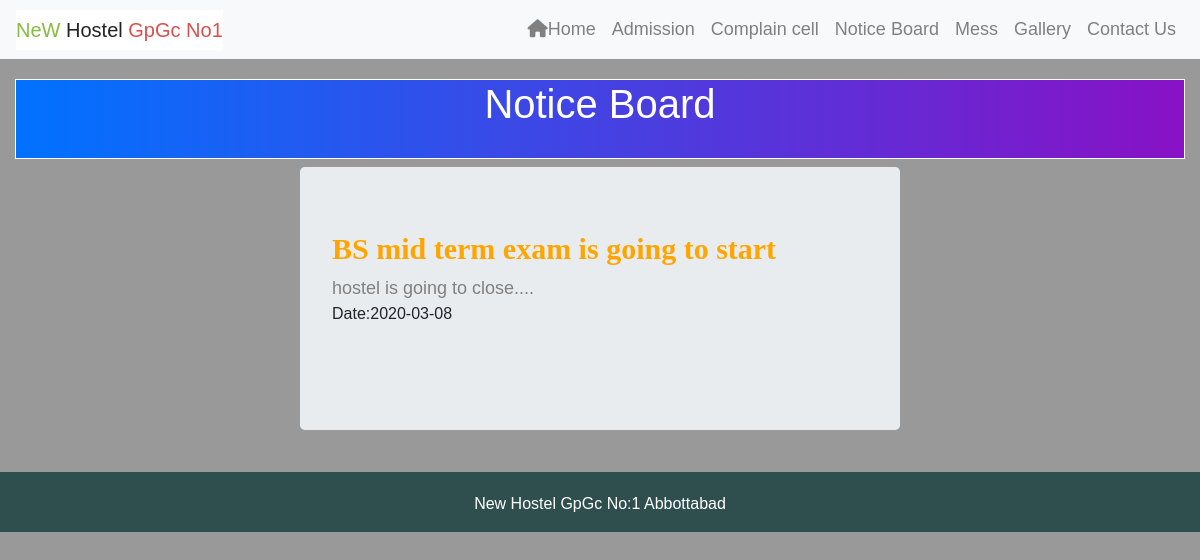
Page /news.php on the committed database.
### tables this page shows
CREATE TABLE `notice` (
  `id` int(20) NOT NULL,
  `title` varchar(50) NOT NULL,
  `Description` varchar(500) NOT NULL,
  `notice_date` varchar(10) NOT NULL,
  `actual_notice` text NOT NULL
);

### news.php (the view, shortened to what this page needs)
<!DOCTYPE html>
<html>
<head>
<link rel="stylesheet" href="https://maxcdn.bootstrapcdn.com/bootstrap/4.4.1/css/bootstrap.min.css">
<link rel="stylesheet" href="https://cdnjs.cloudflare.com/ajax/libs/font-awesome/4.7.0/css/font-awesome.min.css">
<link rel="stylesheet" type="text/css" href="css/style_new1.css">
</head>
<body>
<nav class="navbar navbar-expand-md navbar-dark bg-light sticky-top">
  <a class="navbar-brand bg-white" href="index.php" class="animated infinite slideInDown delay-2s">
    <span style='color:#86bc42'>NeW</span>
    <span style='color:#222222'>Hostel</span>
    <span style='color:#D9504E'> GpGc No1</span> </a>
  <div class="collapse navbar-collapse" id="collapsibleNavbar">
    <ul class="navbar-nav ml-auto text-center">
      <li class="nav-item">
        <a id="a1" class="nav-link" href="index.php"><i class="fa fa-home"></i>Home</a>
      </li>
      <li class="nav-item">
        <a id="a1" class="nav-link" href="admission.php">Admission</a>
      </li>
      <li class="nav-item">
        <a id="a1" class="nav-link" href="complain_login.php">Complain cell</a>
      </li>
      <li class="nav-item">
        <a id="a1" class="nav-link" href="news.php">Notice Board</a>
      </li>
      <li class="nav-item">
        <a id="a1" class="nav-link" href="mess.php">Mess</a>
      </li>
      <li class="nav-item">
        <a id="a1" class="nav-link" href="gallery.php">Gallery</a>
      </li>
      <li class="nav-item">
        <a id="a1" class="nav-link" href="ContactUs.php">Contact Us</a>
      </li>
    </ul>
  </div>
</nav>
<div class="container-fluid">
<div class="note1">
			<h1>Notice Board</h1>
        </div>
     <div class="row mt-2">
     <div class="col-lg-3 col-md-3 col-sm-12">
     </div>
     <div class="col-lg-6 col-md-3 col-sm-12 jumbotron">
     <marquee behavior="" direction="up" scrolldelay="300" onmouseover="this.stop()" onmouseout="this.start()">
     <?php
       include'php/connection.php';
      $sql = "SELECT * FROM notice";
      $result = mysqli_query($conn, $sql);
         while($row = mysqli_fetch_assoc($result)) {
           $id =$row["id"];
           $title =$row["title"];
           $Description =$row["Description"];
           $notice_date =$row["notice_date"]; ?>
    <h6 id="a2"><?php echo  $title; ?></h6><a id="hh" href="php/show_full_notice.php?id=<?php echo $id; ?>"><?php echo  $Description; ?></a>
    <p>Date:<?php echo  $notice_date; ?></p>
    <br>
<?php }
?>
</marquee>
 </div>
    <div class="col-lg-3 col-md-3 col-sm-12"></div>
     <footer class="container-fluid bg-4 text-center">
          <p style="color: white;">New Hostel GpGc No:1 Abbottabad</p>
     </footer>
  </div>
</div>
</body>
</html>

### css/style_new1.css (style rules this page uses)
body { margin: 0px; padding: 0px; background-color: lightgrey; }
nav { background-color: #F8F8FF; }
.bg-4 { background-color: #2F4F4F; color: #fff; margin-top: 10px; }
.container-fluid { padding-top: 20px; }
a { font-size: 18px; color: grey; }
#a1 { font-size: 18px; color: grey; }
* { box-sizing: border-box; }
body { font-family: Verdana, sans-serif; }

### news.php (style rules this page uses)
body { margin: 0px; padding: 0px; background-color:#999999; }
#a2 { color: #FFA500; text-decoration: none; background-color: inherit; font-weight: bold; font-size: 30px; font-family: "Times New Roman", Times, serif; }
#hh { background-color: inherit; }
.note1 { text-align: center; height: 80px; background: -webkit-linear-gradient(left, #0072ff, #8811c5); color: #fff; font-weight: bold; line-height: 80px; border: 1px solid; }

### rows in the picture
notice: title "BS mid term exam is going to start", Description "hostel is going to close....", notice_date "2020-03-08"
